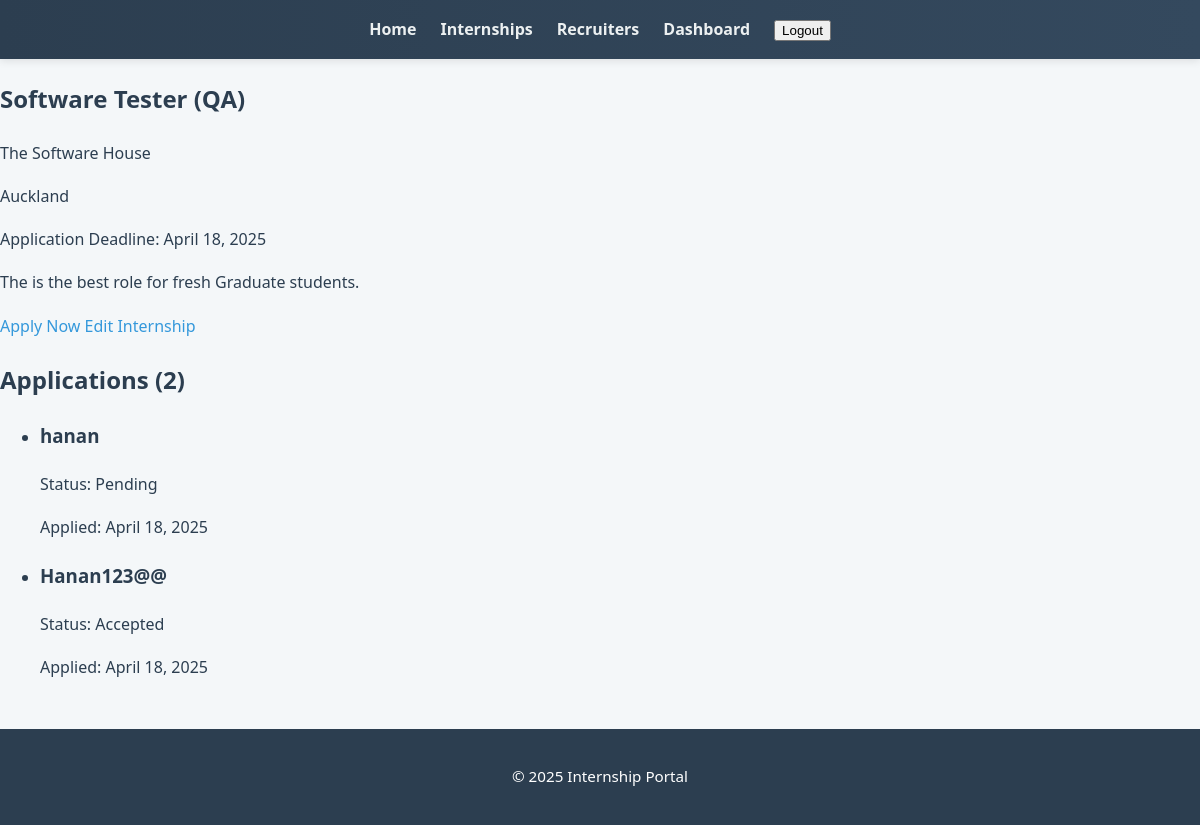
/internships/2/ (signed in), run on the app's committed database.
### internships/models.py (models this page shows, shortened)
class Internship(models.Model):
    title = models.CharField(max_length=100)
    description = models.TextField()
    recruiter = models.ForeignKey(settings.AUTH_USER_MODEL, on_delete=models.CASCADE, related_name='internships')
    company = models.CharField(max_length=100)
    location = models.CharField(max_length=100)
    application_deadline = models.DateField()
    created_at = models.DateTimeField(auto_now_add=True)
    updated_at = models.DateTimeField(auto_now=True)

class Application(models.Model):
    STATUS_CHOICES = [
        ('pending', 'Pending'),
        ('under_review', 'Under Review'),
        ('accepted', 'Accepted'),
        ('rejected', 'Rejected'),
    ]
    internship = models.ForeignKey(Internship, on_delete=models.CASCADE, related_name='applications')
    student = models.ForeignKey(settings.AUTH_USER_MODEL, on_delete=models.CASCADE, related_name='applications')
    cover_letter = models.TextField()
    resume = models.FileField(upload_to='resumes/')
    status = models.CharField(max_length=20, choices=STATUS_CHOICES, default='pending')
    applied_at = models.DateTimeField(auto_now_add=True)
    updated_at = models.DateTimeField(auto_now=True)
    class Meta:
        unique_together = ('internship', 'student')

### users/models.py (models this page shows, shortened)
class User(AbstractUser):
    ADMIN = 'admin'
    RECRUITER = 'recruiter'
    STUDENT = 'student'
    ROLE_CHOICES = [
        (ADMIN, 'Admin'),
        (RECRUITER, 'Recruiter'),
        (STUDENT, 'Student'),
    ]
    role = models.CharField(max_length=10, choices=ROLE_CHOICES, default=STUDENT)
    def is_student(self):
        return self.role == self.STUDENT

### internships/views.py (the view)
# urls.py: path('<int:pk>/', views.InternshipDetailView.as_view(), name='internship-detail'),
class InternshipDetailView(DetailView):
    model = Internship
    template_name = 'internships/internship_detail.html'

### users/templates/internships/internship_detail.html (shortened to what this page needs)
{% extends 'base.html' %}
{% block content %}
    <article class="internship-detail">
        <h1>{{ internship.title }}</h1>
        <p class="company">{{ internship.company }}</p>
        <p class="location">{{ internship.location }}</p>
        <p class="deadline">Application Deadline: {{ internship.application_deadline }}</p>
        <div class="description">
            {{ internship.description|linebreaks }}
        </div>
        <div class="actions">
            {% if user.is_student %}
                <a href="{% url 'internship-apply' internship.id %}" class="button">
                    Apply Now
                </a>
            {% endif %}
            {% if user == internship.recruiter or user.is_admin %}
                <a href="{% url 'internship-edit' internship.id %}" class="button">
                    Edit Internship
                </a>
            {% endif %}
        </div>
        {% if user == internship.recruiter or user.is_admin %}
            <section class="applications">
                <h2>Applications ({{ internship.applications.count }})</h2>
                <ul>
                    {% for application in internship.applications.all %}
                        <li class="application-item">
                            <h3>{{ application.student.username }}</h3>
                            <p>Status: {{ application.get_status_display }}</p>
                            <p>Applied: {{ application.applied_at|date }}</p>
                        </li>
                    {% empty %}
                        <li>No applications received yet.</li>
                    {% endfor %}
                </ul>
            </section>
        {% endif %}
    </article>
{% endblock %}

### users/templates/base.html (style rules this page uses)
body { font-family: 'Segoe UI', Tahoma, Geneva, Verdana, sans-serif; line-height: 1.7; color: #2c3e50; background-color: #f4f7f9; margin: 0; padding: 0; }
a { color: #3498db; text-decoration: none; transition: all 0.3s ease-in-out; }

### data on the page
Internship: title "Software Tester (QA)", company "The Software House", location "Auckland", application_deadline "April 18, 2025", description "The is the best role for fresh Graduate students.", applications.count "2"
Application: student.username "hanan", status "Pending", applied_at "April 18, 2025"
Application: student.username "Hanan123@@", status "Accepted", applied_at "April 18, 2025"
